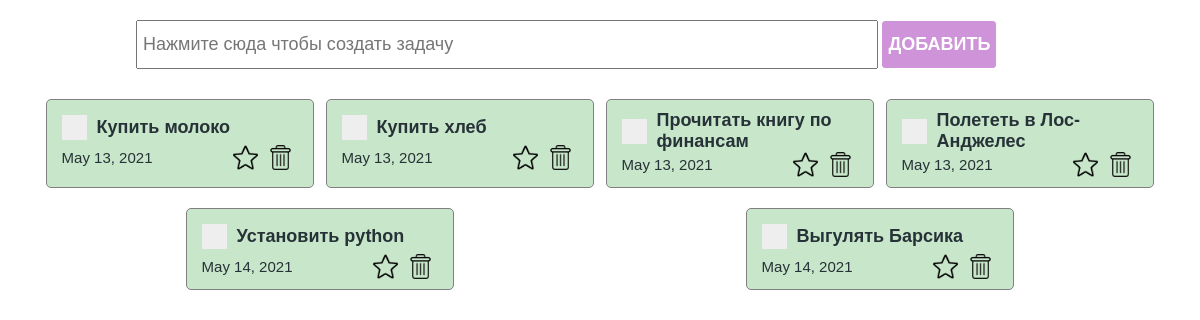
Page /test/ on the committed database.
### main/models.py (models this page shows)
class ToDo(models.Model):
    text = models.CharField(max_length=100) # Поле для хранения текста
    created_at  = models.DateField(auto_now_add = True) # Для хранения даты будет добавлятся автоматически
    is_done_task = models.BooleanField(default = False)
    is_favorite = models.BooleanField(default = False)

### main/views.py (the view)
# urls.py: path("test/", test, name="test"),
def test(request):
    todo_list = ToDo.objects.all() # Записываем все это в todo_list
    return render(request, "test.html",{"todo_list":todo_list})

### main/templates/test.html (shortened to what this page needs)
{% load static %}
<!DOCTYPE html>
<html lang="en">
<head>
    <link href="{% static 'styles/index.css' %}" rel="stylesheet">
    <link href="{% static 'styles/checkbox.css' %}" rel="stylesheet">
</head>
<body>
     <section>
            <div class="create_container">
                <input class="create_input" type="text" placeholder="Нажмите сюда чтобы создать задачу"/>
                <button class="create_button">Добавить</button>
            </div>
            <div class="todo_container">
                {% for i in todo_list  %}
                <div class="todo_item">
                    <div class="todo_item_header">
                        <label class="checkbox_container">
                            <span class="checkmark"></span>
                        </label>
                        <h4>{{ i.text }}</h4>
                    </div>
                    <div class="todo_item_footer">
                       <p>{{ i.created_at }} </p>
                       <div class="action_buttons">
                            <img src="./icons/inactive_star.png" />
                            <img src="./icons/delete.png" />
                       </div>
                    </div>
                </div>
                {% endfor %}
            </div>
        </section>
</body>
</html>

### main/static/styles/index.css (style rules this page uses)
* { box-sizing: border-box; margin: 0; padding: 0; color: #263238; }
section { width: 100%; padding:20px; display: flex; flex-direction: column; align-items: center; }
.create_container { width: 80%; }
.create_input { padding:12px 5px; font-size: 18px; width: 80%; }
.create_button { padding:12px 5px; background-color: #CE93D8; border: 1px solid #CE93D8 ; color:white; font-size: 18px; text-transform: uppercase; font-weight: bold; border-radius: 3px; cursor:pointer; }
.todo_container { padding:30px 20px ; display: flex; justify-content: space-around; flex-wrap: wrap; width: 100%; }
.todo_item { border:1px solid gray; border-radius: 5px; width:24%; padding:10px 15px; background-color:#C8E6C9; margin-bottom: 20px; }
.todo_item_header { display: flex; align-items: center; min-height: 35px; }
.todo_item_header h4 { font-size: 18px; font-family: sans-serif; }
.todo_item_footer { display: flex; justify-content: space-between; align-items: center; }
.todo_item_footer p { font-size:15px; font-family: sans-serif; }
.todo_item_footer .action_buttons { display: flex; }
.todo_item_footer img { width:25px; height: 25px; margin: 0 5px; cursor: pointer; }

### main/static/styles/checkbox.css (style rules this page uses)
.checkbox_container { display: block; position: relative; padding-left: 35px; margin-bottom: 25px; cursor: pointer; font-size: 22px; -webkit-user-select: none; -moz-user-select: none; -ms-user-select: none; user-select: none; }
.checkmark { position: absolute; top: 0; left: 0; height: 25px; width: 25px; background-color: #eee; }
.checkmark:after { content: ""; position: absolute; display: none; }
.checkbox_container .checkmark:after { left: 9px; top: 5px; width: 5px; height: 10px; border: solid white; border-width: 0 3px 3px 0; -webkit-transform: rotate(45deg); -ms-transform: rotate(45deg); transform: rotate(45deg); }

### rows in the picture
ToDo: text "Купить молоко", created_at "May 13, 2021"
ToDo: text "Купить хлеб", created_at "May 13, 2021"
ToDo: text "Прочитать книгу по финансам", created_at "May 13, 2021"
ToDo: text "Полететь в Лос-Анджелес", created_at "May 13, 2021"
ToDo: text "Установить python", created_at "May 14, 2021"
ToDo: text "Выгулять Барсика", created_at "May 14, 2021"
